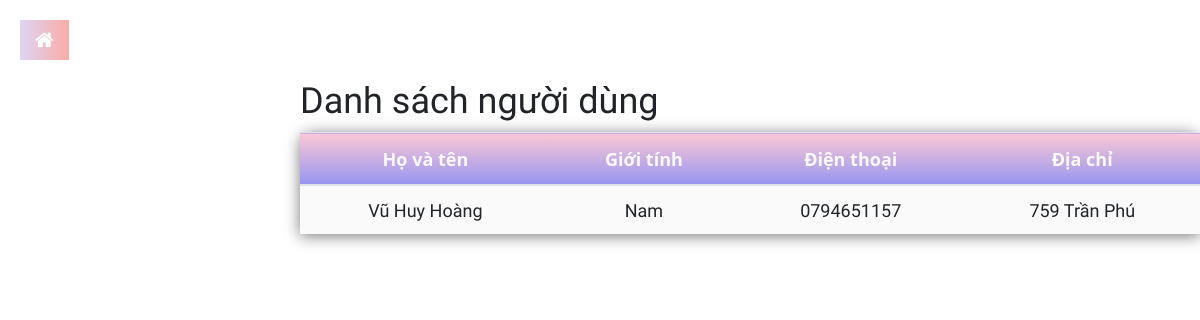
The page /admin/index.php?admin=userdetails&id=2 (signed in) on the database its author committed.
### tables this page shows
CREATE TABLE `user_details` (
  `user_details_id` int(11) NOT NULL,
  `user_id` int(11) NOT NULL,
  `fullname` varchar(50) NOT NULL,
  `sex` tinyint(4) NOT NULL,
  `tel` varchar(10) NOT NULL,
  `address` varchar(255) NOT NULL
);

### models/user.php (called while the page is built, shortened)
<?php
class User
{
    private $db;
    function __construct($db)
    {
        $this->db = new Database();
    }
    function getdetailsbyid($id)
    {
        $sql = "SELECT * FROM user_details WHERE user_id = '$id' LIMIT 1";
        $stmt = $this->db->getConnection()->prepare($sql);
        $stmt->execute();
        $result = $stmt->get_result();
        if ($result->num_rows > 0) {
            $row = $result->fetch_assoc();
            return $row;
        } else {
            return null;
        }
    }
}

### config/db.php (called while the page is built, shortened)
<?php
class Database
{
    private $host = "localhost";
    private $username = "root";
    private $password = "123456";
    private $db = "app";
    private $conn;
    public function __construct()
    {
        $this->conn = new mysqli($this->host, $this->username, $this->password, $this->db);
    }
    public function getConnection()
    {
        return $this->conn;
    }
}

### global.php (called while the page is built, shortened)
<?php
$conn = new Database();

### admin/view/userdetails.php (the view)
<div class="w-75 mb-5 overflow-scroll" style="margin: auto 20 auto 300;">
    <h2>Danh sách người dùng</h2>
    <table class="table">
        <thead>
            <tr>
                <th class="text-center">Họ và tên</th>
                <th class="text-center">Giới tính</th>
                <th class="text-center">Điện thoại</th>
                <th class="text-center">Địa chỉ</th>
            </tr>
        </thead>
        <?php
        if (empty($userdetails)) {
            echo '<td class="text-center text-danger" colspan="4">Khách hàng chưa cập nhật thông tin</td>';
        } else {
        ?>
        <tr>
            <td class="text-center"><?php if (!empty($userdetails['fullname'])) {
                                            echo $userdetails['fullname'];
                                        } else {
                                            echo '';
                                        }
                                        ?></td>
            <td class="text-center"><?php
                                        if ($userdetails['sex'] == 0) {
                                            echo 'Nam';
                                        } else {
                                            echo 'Nữ';
                                        }
                                        ?></td>
            <td class="text-center"><?php if (!empty($userdetails['tel'])) {
                                            echo $userdetails['tel'];
                                        } else {
                                            echo '';
                                        }
                                        ?></td>
            <td class="text-center"><?php if (!empty($userdetails['address'])) {
                                            echo $userdetails['address'];
                                        } else {
                                            echo '';
                                        }
                                        ?></td>
        </tr>
        <?php } ?>
</div>

### admin/assets/css/admin.css (style rules this page uses)
* { margin: 0; padding: 0; font-family: "Work Sans", sans-serif; font-size: 18px; }
table { width: 100%; border-collapse: collapse; border-spacing: 0; box-shadow: 0 2px 15px rgba(64, 64, 64, 0.7); border-radius: 12px 12px 0 0; margin-bottom: 50px; }
td, th { padding: 10px 16px; text-align: left !important; vertical-align: top !important; }
th { background: linear-gradient(to top, #9795f0 0%, #fbc8d4 100%); color: #fafafa; font-family: "Open Sans", Sans-serif; font-weight: bold; }
tr { width: 100%; background-color: #fafafa; font-family: "Montserrat", sans-serif; }

### rows shown on the page
user_details: fullname "Vũ Huy Hoàng", tel "0794651157", address "759 Trần Phú"
